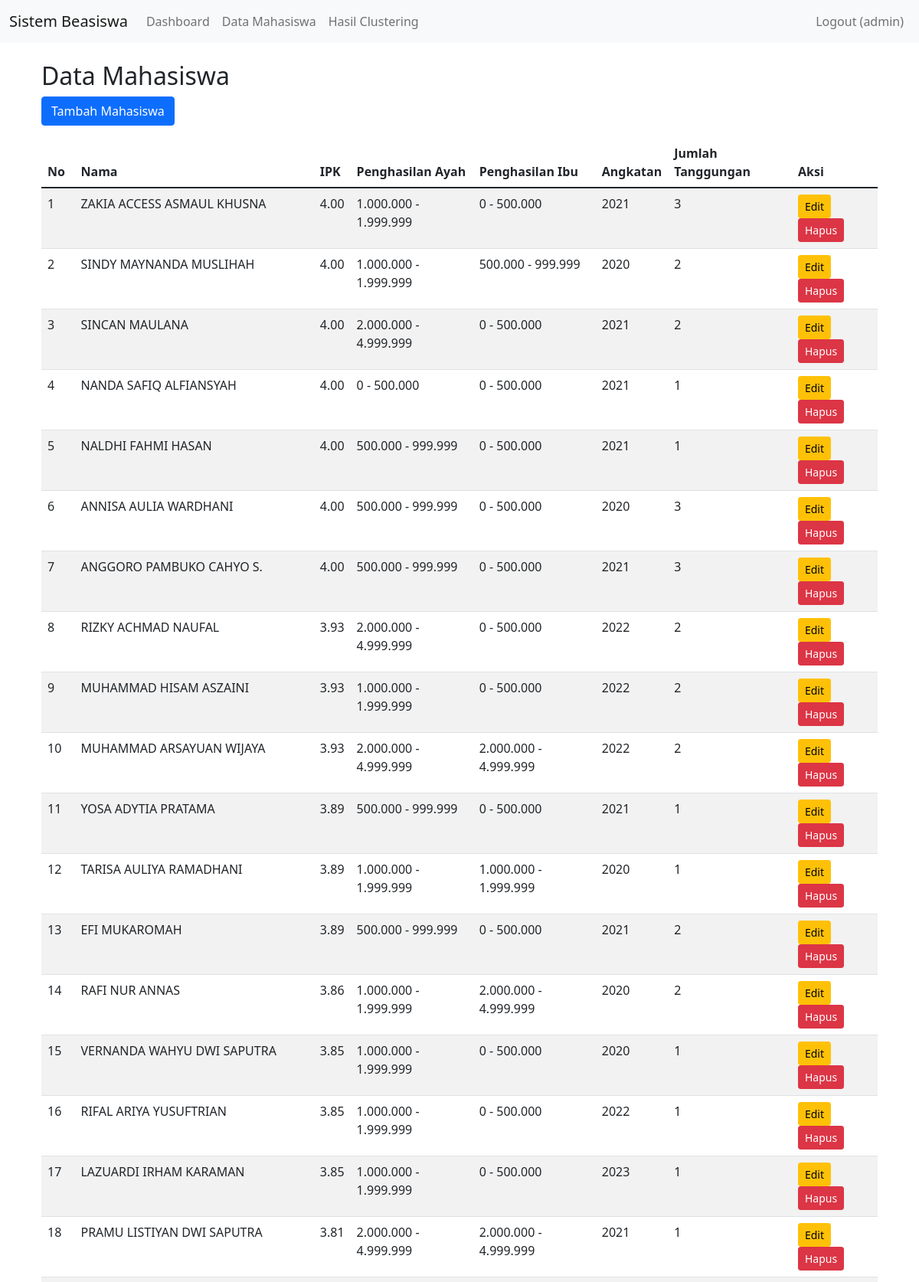
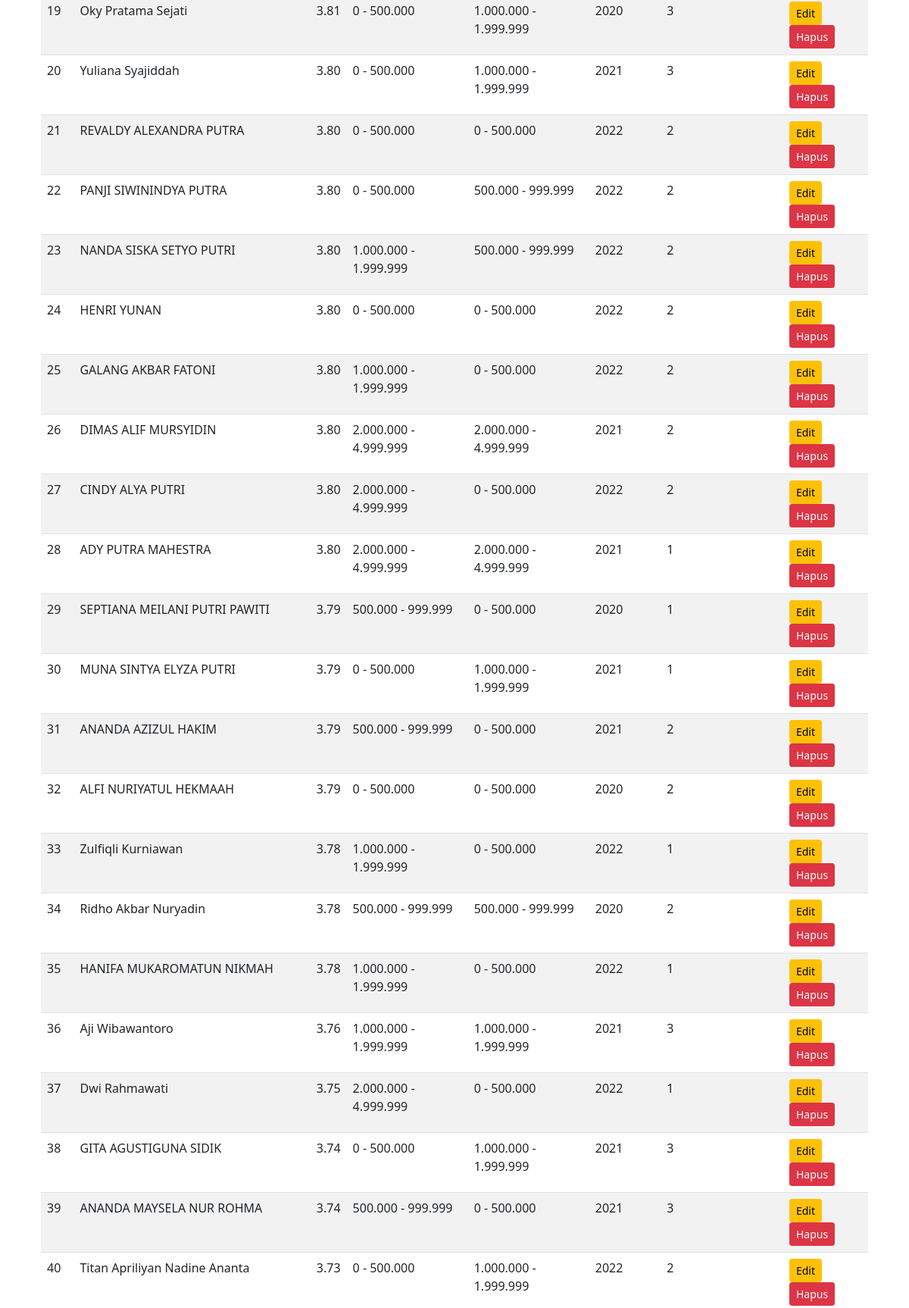
Screenshot of /data_mahasiswa.php (signed in, upper part) with the database file from the repository (2 pictures, top to bottom).
### tables this page shows
CREATE TABLE `mahasiswa` (
  `id` int(11) NOT NULL,
  `nama` varchar(255) NOT NULL,
  `ipk` float NOT NULL,
  `penghasilan_ayah` enum('0 - 500.000','500.000 - 999.999','1.000.000 - 1.999.999','2.000.000 - 4.999.999','> 5.000.000') DEFAULT NULL,
  `penghasilan_ibu` enum('0 - 500.000','500.000 - 999.999','1.000.000 - 1.999.999','2.000.000 - 4.999.999','> 5.000.000') DEFAULT NULL,
  `jumlah_tanggungan` int(10) NOT NULL,
  `angkatan` varchar(10) DEFAULT NULL
);

### functions/mahasiswa_functions.php (called while the page is built, shortened)
<?php
function getAllMahasiswa($pdo) {
    $stmt = $pdo->query("SELECT * FROM mahasiswa ORDER BY id DESC");
    return $stmt->fetchAll();
}

### data_mahasiswa.php (the view, shortened to what this page needs)
<?php
require_once 'config/database.php';
require_once 'functions/mahasiswa_functions.php';
include 'includes/header.php';
$mahasiswa = getAllMahasiswa($pdo);
?>
<div class="container mt-4">
    <h2>Data Mahasiswa</h2>
    <a href="tambah_mahasiswa.php" class="btn btn-primary mb-3">Tambah Mahasiswa</a>
    <table class="table table-striped">
    <thead>
        <tr>
            <th>No</th>
            <th>Nama</th>
            <th>IPK</th>
            <th>Penghasilan Ayah</th>
            <th>Penghasilan Ibu</th>
            <th>Angkatan</th>
            <th>Jumlah Tanggungan</th>
            <th>Aksi</th>
        </tr>
    </thead>
    <tbody>
        <?php
        $no = 1;
        foreach ($mahasiswa as $mhs):
        ?>
        <tr>
            <td><?php echo $no++; ?></td>
            <td><?php echo htmlspecialchars($mhs['nama']); ?></td>
            <td><?php echo number_format($mhs['ipk'], 2); ?></td>
            <td><?php echo htmlspecialchars($mhs['penghasilan_ayah']); ?></td>
            <td><?php echo htmlspecialchars($mhs['penghasilan_ibu']); ?></td>
            <td><?php echo htmlspecialchars($mhs['angkatan']); ?></td>
            <td><?php echo $mhs['jumlah_tanggungan']; ?></td>
            <td>
                <a href="edit_mahasiswa.php?id=<?php echo $mhs['id']; ?>" class="btn btn-sm btn-warning">Edit</a>
                <a href="?delete=<?php echo $mhs['id']; ?>" class="btn btn-sm btn-danger" onclick="return confirm('Apakah Anda yakin ingin menghapus data ini?')">Hapus</a>
            </td>
        </tr>
        <?php endforeach; ?>
    </tbody>
</table>
</div>
<?php include 'includes/footer.php'; ?>

### includes/header.php (shortened to what this page needs)
<!DOCTYPE html>
<html lang="en">
<head>
    <link href="https://cdn.jsdelivr.net/npm/bootstrap@5.1.3/dist/css/bootstrap.min.css" rel="stylesheet">
</head>
<body>
    <nav class="navbar navbar-expand-lg navbar-light bg-light">
        <div class="container-fluid">
            <a class="navbar-brand" href="index.php">Sistem Beasiswa</a>
            <div class="collapse navbar-collapse" id="navbarNav">
                <ul class="navbar-nav">
                    <li class="nav-item">
                        <a class="nav-link" href="index.php">Dashboard</a>
                    </li>
                    <li class="nav-item">
                        <a class="nav-link" href="data_mahasiswa.php">Data Mahasiswa</a>
                    </li>
                    <li class="nav-item">
                        <a class="nav-link" href="hasil_clustering.php">Hasil Clustering</a>
                    </li>
                </ul>
                <ul class="navbar-nav ms-auto">
                    <li class="nav-item">
                        <a class="nav-link" href="logout.php">Logout (<?php echo $_SESSION['username']; ?>)</a>
                    </li>
                </ul>
            </div>
        </div>
    </nav>
    <div class="container mt-4">

### includes/footer.php (shortened to what this page needs)
</div>
</body>
</html>

### rows the page displays
mahasiswa: nama "ZAKIA ACCESS ASMAUL KHUSNA", ipk "4.00", penghasilan_ayah "1.000.000 - 1.999.999", penghasilan_ibu "0 - 500.000", angkatan "2021", jumlah_tanggungan "3"
mahasiswa: nama "SINDY MAYNANDA MUSLIHAH", ipk "4.00", penghasilan_ayah "1.000.000 - 1.999.999", penghasilan_ibu "500.000 - 999.999", angkatan "2020", jumlah_tanggungan "2"
mahasiswa: nama "SINCAN MAULANA", ipk "4.00", penghasilan_ayah "2.000.000 - 4.999.999", penghasilan_ibu "0 - 500.000", angkatan "2021", jumlah_tanggungan "2"
mahasiswa: nama "NANDA SAFIQ ALFIANSYAH", ipk "4.00", penghasilan_ayah "0 - 500.000", penghasilan_ibu "0 - 500.000", angkatan "2021", jumlah_tanggungan "1"
mahasiswa: nama "NALDHI FAHMI HASAN", ipk "4.00", penghasilan_ayah "500.000 - 999.999", penghasilan_ibu "0 - 500.000", angkatan "2021", jumlah_tanggungan "1"
mahasiswa: nama "ANNISA AULIA WARDHANI", ipk "4.00", penghasilan_ayah "500.000 - 999.999", penghasilan_ibu "0 - 500.000", angkatan "2020", jumlah_tanggungan "3"
mahasiswa: nama "ANGGORO PAMBUKO CAHYO S.", ipk "4.00", penghasilan_ayah "500.000 - 999.999", penghasilan_ibu "0 - 500.000", angkatan "2021", jumlah_tanggungan "3"
mahasiswa: nama "RIZKY ACHMAD NAUFAL", ipk "3.93", penghasilan_ayah "2.000.000 - 4.999.999", penghasilan_ibu "0 - 500.000", angkatan "2022", jumlah_tanggungan "2"
mahasiswa: nama "MUHAMMAD HISAM ASZAINI", ipk "3.93", penghasilan_ayah "1.000.000 - 1.999.999", penghasilan_ibu "0 - 500.000", angkatan "2022", jumlah_tanggungan "2"
mahasiswa: nama "MUHAMMAD ARSAYUAN WIJAYA", ipk "3.93", penghasilan_ayah "2.000.000 - 4.999.999", penghasilan_ibu "2.000.000 - 4.999.999", angkatan "2022", jumlah_tanggungan "2"
mahasiswa: nama "YOSA ADYTIA PRATAMA", ipk "3.89", penghasilan_ayah "500.000 - 999.999", penghasilan_ibu "0 - 500.000", angkatan "2021", jumlah_tanggungan "1"
mahasiswa: nama "TARISA AULIYA RAMADHANI", ipk "3.89", penghasilan_ayah "1.000.000 - 1.999.999", penghasilan_ibu "1.000.000 - 1.999.999", angkatan "2020", jumlah_tanggungan "1"
mahasiswa: nama "EFI MUKAROMAH", ipk "3.89", penghasilan_ayah "500.000 - 999.999", penghasilan_ibu "0 - 500.000", angkatan "2021", jumlah_tanggungan "2"
mahasiswa: nama "RAFI NUR ANNAS", ipk "3.86", penghasilan_ayah "1.000.000 - 1.999.999", penghasilan_ibu "2.000.000 - 4.999.999", angkatan "2020", jumlah_tanggungan "2"
mahasiswa: nama "VERNANDA WAHYU DWI SAPUTRA", ipk "3.85", penghasilan_ayah "1.000.000 - 1.999.999", penghasilan_ibu "0 - 500.000", angkatan "2020", jumlah_tanggungan "1"
mahasiswa: nama "RIFAL ARIYA YUSUFTRIAN", ipk "3.85", penghasilan_ayah "1.000.000 - 1.999.999", penghasilan_ibu "0 - 500.000", angkatan "2022", jumlah_tanggungan "1"
mahasiswa: nama "LAZUARDI IRHAM KARAMAN", ipk "3.85", penghasilan_ayah "1.000.000 - 1.999.999", penghasilan_ibu "0 - 500.000", angkatan "2023", jumlah_tanggungan "1"
mahasiswa: nama "PRAMU LISTIYAN DWI SAPUTRA", ipk "3.81", penghasilan_ayah "2.000.000 - 4.999.999", penghasilan_ibu "2.000.000 - 4.999.999", angkatan "2021", jumlah_tanggungan "1"
mahasiswa: nama "Oky Pratama Sejati", ipk "3.81", penghasilan_ayah "0 - 500.000", penghasilan_ibu "1.000.000 - 1.999.999", angkatan "2020", jumlah_tanggungan "3"
mahasiswa: nama "Yuliana Syajiddah", ipk "3.80", penghasilan_ayah "0 - 500.000", penghasilan_ibu "1.000.000 - 1.999.999", angkatan "2021", jumlah_tanggungan "3"
mahasiswa: nama "REVALDY ALEXANDRA PUTRA", ipk "3.80", penghasilan_ayah "0 - 500.000", penghasilan_ibu "0 - 500.000", angkatan "2022", jumlah_tanggungan "2"
mahasiswa: nama "PANJI SIWININDYA PUTRA", ipk "3.80", penghasilan_ayah "0 - 500.000", penghasilan_ibu "500.000 - 999.999", angkatan "2022", jumlah_tanggungan "2"
mahasiswa: nama "NANDA SISKA SETYO PUTRI", ipk "3.80", penghasilan_ayah "1.000.000 - 1.999.999", penghasilan_ibu "500.000 - 999.999", angkatan "2022", jumlah_tanggungan "2"
mahasiswa: nama "HENRI YUNAN", ipk "3.80", penghasilan_ayah "0 - 500.000", penghasilan_ibu "0 - 500.000", angkatan "2022", jumlah_tanggungan "2"
mahasiswa: nama "GALANG AKBAR FATONI", ipk "3.80", penghasilan_ayah "1.000.000 - 1.999.999", penghasilan_ibu "0 - 500.000", angkatan "2022", jumlah_tanggungan "2"
mahasiswa: nama "DIMAS ALIF MURSYIDIN", ipk "3.80", penghasilan_ayah "2.000.000 - 4.999.999", penghasilan_ibu "2.000.000 - 4.999.999", angkatan "2021", jumlah_tanggungan "2"
mahasiswa: nama "CINDY ALYA PUTRI", ipk "3.80", penghasilan_ayah "2.000.000 - 4.999.999", penghasilan_ibu "0 - 500.000", angkatan "2022", jumlah_tanggungan "2"
mahasiswa: nama "ADY PUTRA MAHESTRA", ipk "3.80", penghasilan_ayah "2.000.000 - 4.999.999", penghasilan_ibu "2.000.000 - 4.999.999", angkatan "2021", jumlah_tanggungan "1"
mahasiswa: nama "SEPTIANA MEILANI PUTRI PAWITI", ipk "3.79", penghasilan_ayah "500.000 - 999.999", penghasilan_ibu "0 - 500.000", angkatan "2020", jumlah_tanggungan "1"
mahasiswa: nama "MUNA SINTYA ELYZA PUTRI", ipk "3.79", penghasilan_ayah "0 - 500.000", penghasilan_ibu "1.000.000 - 1.999.999", angkatan "2021", jumlah_tanggungan "1"
mahasiswa: nama "ANANDA AZIZUL HAKIM", ipk "3.79", penghasilan_ayah "500.000 - 999.999", penghasilan_ibu "0 - 500.000", angkatan "2021", jumlah_tanggungan "2"
mahasiswa: nama "ALFI NURIYATUL HEKMAAH", ipk "3.79", penghasilan_ayah "0 - 500.000", penghasilan_ibu "0 - 500.000", angkatan "2020", jumlah_tanggungan "2"
mahasiswa: nama "Zulfiqli Kurniawan", ipk "3.78", penghasilan_ayah "1.000.000 - 1.999.999", penghasilan_ibu "0 - 500.000", angkatan "2022", jumlah_tanggungan "1"
mahasiswa: nama "Ridho Akbar Nuryadin", ipk "3.78", penghasilan_ayah "500.000 - 999.999", penghasilan_ibu "500.000 - 999.999", angkatan "2020", jumlah_tanggungan "2"
mahasiswa: nama "HANIFA MUKAROMATUN NIKMAH", ipk "3.78", penghasilan_ayah "1.000.000 - 1.999.999", penghasilan_ibu "0 - 500.000", angkatan "2022", jumlah_tanggungan "1"
mahasiswa: nama "Aji Wibawantoro", ipk "3.76", penghasilan_ayah "1.000.000 - 1.999.999", penghasilan_ibu "1.000.000 - 1.999.999", angkatan "2021", jumlah_tanggungan "3"
mahasiswa: nama "Dwi Rahmawati", ipk "3.75", penghasilan_ayah "2.000.000 - 4.999.999", penghasilan_ibu "0 - 500.000", angkatan "2022", jumlah_tanggungan "1"
mahasiswa: nama "GITA AGUSTIGUNA SIDIK", ipk "3.74", penghasilan_ayah "0 - 500.000", penghasilan_ibu "1.000.000 - 1.999.999", angkatan "2021", jumlah_tanggungan "3"
mahasiswa: nama "ANANDA MAYSELA NUR ROHMA", ipk "3.74", penghasilan_ayah "500.000 - 999.999", penghasilan_ibu "0 - 500.000", angkatan "2021", jumlah_tanggungan "3"
mahasiswa: nama "Titan Apriliyan Nadine Ananta", ipk "3.73", penghasilan_ayah "0 - 500.000", penghasilan_ibu "1.000.000 - 1.999.999", angkatan "2022", jumlah_tanggungan "2"

### other values shown
$_SESSION['username'] "admin"
